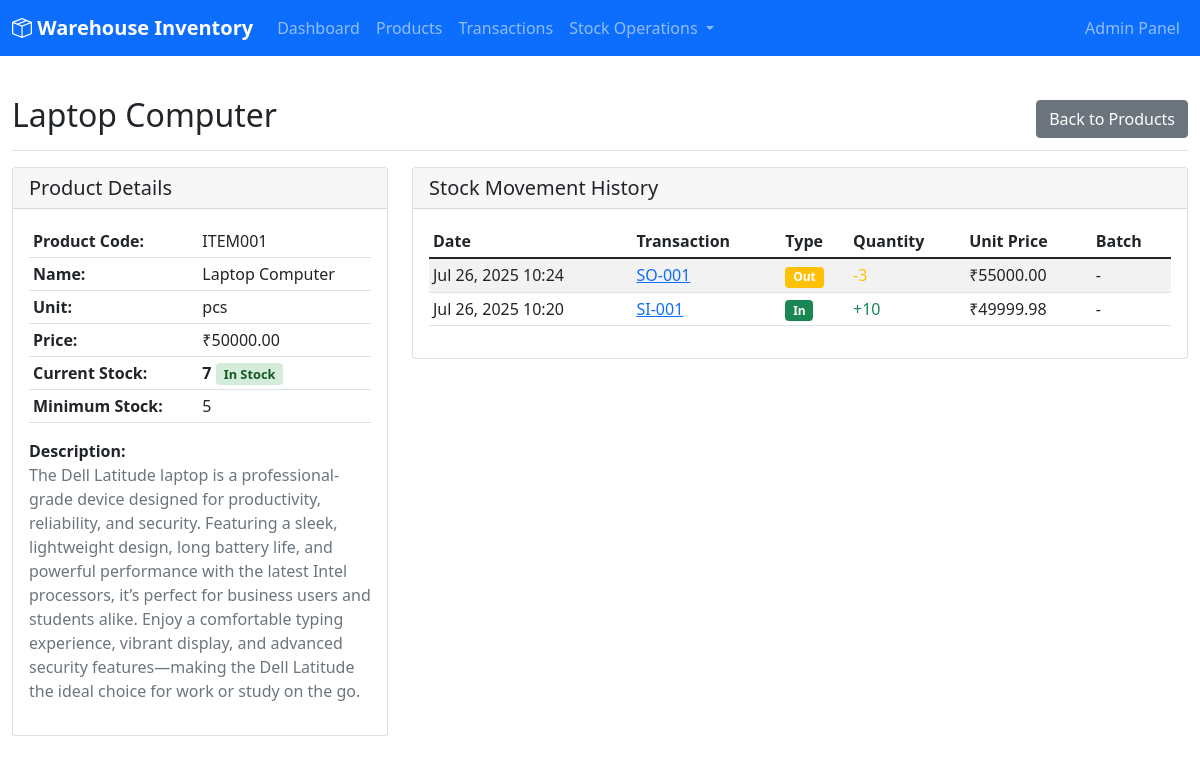
The page /products/1/ on the database its author committed.
### inventory/models.py (models this page shows, shortened)
class ProdMast(models.Model):
    product_code = models.CharField(max_length=50, unique=True, help_text="Unique product code")
    product_name = models.CharField(max_length=200, help_text="Product name")
    description = models.TextField(blank=True, help_text="Product description")
    unit = models.CharField(max_length=20, help_text="Unit of measurement (kg, pcs, etc.)")
    price = models.DecimalField(
        max_digits=10,
        decimal_places=2,
        validators=[MinValueValidator(Decimal('0.01'))],
        help_text="Unit price"
    )
    minimum_stock = models.PositiveIntegerField(default=0, help_text="Minimum stock level")
    created_at = models.DateTimeField(auto_now_add=True)
    updated_at = models.DateTimeField(auto_now=True)
    is_active = models.BooleanField(default=True)
    class Meta:
        db_table = 'prodmast'
        verbose_name = 'Product Master'
        verbose_name_plural = 'Product Masters'
    @property
    def current_stock(self):
        from django.db.models import Sum
        stock_in = StckDetail.objects.filter(
            product=self,
            stck_main__transaction_type='IN'
        ).aggregate(total=Sum('quantity'))['total'] or 0
        stock_out = StckDetail.objects.filter(
            product=self,
            stck_main__transaction_type='OUT'
        ).aggregate(total=Sum('quantity'))['total'] or 0
        return stock_in - stock_out

class StckDetail(models.Model):
    stck_main = models.ForeignKey(
        StckMain,
        on_delete=models.CASCADE,
        related_name='details',
        help_text="Reference to main transaction"
    )
    product = models.ForeignKey(
        ProdMast,
        on_delete=models.CASCADE,
        related_name='stock_movements',
        help_text="Product involved in transaction"
    )
    quantity = models.PositiveIntegerField(
        validators=[MinValueValidator(1)],
        help_text="Quantity moved"
    )
    unit_price = models.DecimalField(
        max_digits=10,
        decimal_places=2,
        validators=[MinValueValidator(Decimal('0.01'))],
        help_text="Unit price at time of transaction"
    )
    batch_number = models.CharField(max_length=50, blank=True, help_text="Batch/Lot number")
    expiry_date = models.DateField(null=True, blank=True, help_text="Expiry date if applicable")
    remarks = models.TextField(blank=True, help_text="Item-specific remarks")
    created_at = models.DateTimeField(auto_now_add=True)
    class Meta:
        db_table = 'stckdetail'
        verbose_name = 'Stock Detail'
        verbose_name_plural = 'Stock Details'
        unique_together = ['stck_main', 'product']  # Prevent duplicate products in same transaction

class StckMain(models.Model):
    TRANSACTION_TYPES = [
        ('IN', 'Stock In'),
        ('OUT', 'Stock Out'),
        ('ADJ', 'Adjustment'),
    ]
    transaction_id = models.CharField(max_length=50, unique=True, help_text="Unique transaction ID")
    transaction_date = models.DateTimeField(help_text="Transaction date and time")
    transaction_type = models.CharField(
        max_length=3,
        choices=TRANSACTION_TYPES,
        help_text="Type of transaction"
    )
    reference_number = models.CharField(max_length=100, blank=True, help_text="Reference number (PO, Invoice, etc.)")
    remarks = models.TextField(blank=True, help_text="Additional remarks")
    created_by = models.CharField(max_length=100, help_text="User who created the transaction")
    created_at = models.DateTimeField(auto_now_add=True)
    updated_at = models.DateTimeField(auto_now=True)
    class Meta:
        db_table = 'stckmain'
        verbose_name = 'Stock Transaction'
        verbose_name_plural = 'Stock Transactions'
        ordering = ['-transaction_date']

### inventory/views.py (the view)
# urls.py: path('products/<int:product_id>/', views.product_detail, name='product_detail'),
def product_detail(request, product_id):
    product = get_object_or_404(ProdMast, id=product_id)
    movements = StckDetail.objects.filter(product=product).select_related('stck_main').order_by('-created_at')
    context = {
        'product': product,
        'movements': movements,
        'current_stock': product.current_stock
    }
    return render(request, 'inventory/product_detail.html', context)

### inventory/templates/inventory/product_detail.html
{% extends 'inventory/base.html' %}
{% block content %}
<div class="d-flex justify-content-between flex-wrap flex-md-nowrap align-items-center pt-3 pb-2 mb-3 border-bottom">
    <h1 class="h2">{{ product.product_name }}</h1>
    <div class="btn-toolbar mb-2 mb-md-0">
        <a href="{% url 'inventory:product_list' %}" class="btn btn-secondary">Back to Products</a>
    </div>
</div>
<div class="row">
    <div class="col-md-4">
        <div class="card">
            <div class="card-header">
                <h5 class="card-title mb-0">Product Details</h5>
            </div>
            <div class="card-body">
                <table class="table table-sm">
                    <tr>
                        <td><strong>Product Code:</strong></td>
                        <td>{{ product.product_code }}</td>
                    </tr>
                    <tr>
                        <td><strong>Name:</strong></td>
                        <td>{{ product.product_name }}</td>
                    </tr>
                    <tr>
                        <td><strong>Unit:</strong></td>
                        <td>{{ product.unit }}</td>
                    </tr>
                    <tr>
                        <td><strong>Price:</strong></td>
                        <td>₹{{ product.price }}</td>
                    </tr>
                    <tr>
                        <td><strong>Current Stock:</strong></td>
                        <td>
                            <strong>{{ current_stock }}</strong>
                            {% if current_stock <= 0 %}
                                <span class="stock-status stock-out">Out of Stock</span>
                            {% elif current_stock <= product.minimum_stock %}
                                <span class="stock-status stock-low">Low Stock</span>
                            {% else %}
                                <span class="stock-status stock-in">In Stock</span>
                            {% endif %}
                        </td>
                    </tr>
                    <tr>
                        <td><strong>Minimum Stock:</strong></td>
                        <td>{{ product.minimum_stock }}</td>
                    </tr>
                </table>
                {% if product.description %}
                <div class="mt-3">
                    <strong>Description:</strong>
                    <p class="text-muted">{{ product.description }}</p>
                </div>
                {% endif %}
            </div>
        </div>
    </div>
    <div class="col-md-8">
        <div class="card">
            <div class="card-header">
                <h5 class="card-title mb-0">Stock Movement History</h5>
            </div>
            <div class="card-body">
                {% if movements %}
                <div class="table-responsive">
                    <table class="table table-striped table-sm">
                        <thead>
                            <tr>
                                <th>Date</th>
                                <th>Transaction</th>
                                <th>Type</th>
                                <th>Quantity</th>
                                <th>Unit Price</th>
                                <th>Batch</th>
                            </tr>
                        </thead>
                        <tbody>
                            {% for movement in movements %}
                            <tr>
                                <td>{{ movement.created_at|date:"M d, Y H:i" }}</td>
                                <td>
                                    <a href="/admin/inventory/stckmain/{{ movement.stck_main.id }}/change/">
                                        {{ movement.stck_main.transaction_id }}
                                    </a>
                                </td>
                                <td>
                                    {% if movement.stck_main.transaction_type == 'IN' %}
                                        <span class="badge bg-success">In</span>
                                    {% elif movement.stck_main.transaction_type == 'OUT' %}
                                        <span class="badge bg-warning">Out</span>
                                    {% else %}
                                        <span class="badge bg-info">{{ movement.stck_main.get_transaction_type_display }}</span>
                                    {% endif %}
                                </td>
                                <td>
                                    {% if movement.stck_main.transaction_type == 'IN' %}
                                        <span class="text-success">+{{ movement.quantity }}</span>
                                    {% else %}
                                        <span class="text-warning">-{{ movement.quantity }}</span>
                                    {% endif %}
                                </td>
                                <td>₹{{ movement.unit_price }}</td>
                                <td>{{ movement.batch_number|default:"-" }}</td>
                            </tr>
                            {% endfor %}
                        </tbody>
                    </table>
                </div>
                {% else %}
                <div class="text-center text-muted py-4">
                    <i class="bi bi-journal-x" style="font-size: 3rem;"></i>
                    <p class="mt-2">No stock movements recorded yet</p>
                </div>
                {% endif %}
            </div>
        </div>
    </div>
</div>
{% endblock %}

### inventory/templates/inventory/base.html (shortened to what this page needs)
<!DOCTYPE html>
<html lang="en">
<head>
    <link href="https://cdn.jsdelivr.net/npm/bootstrap@5.1.3/dist/css/bootstrap.min.css" rel="stylesheet">
    <link href="https://cdn.jsdelivr.net/npm/bootstrap-icons@1.7.2/font/bootstrap-icons.css" rel="stylesheet">
</head>
<body>
    <nav class="navbar navbar-expand-lg navbar-dark bg-primary">
        <div class="container-fluid">
            <a class="navbar-brand" href="{% url 'inventory:dashboard' %}">
                <i class="bi bi-box-seam"></i> Warehouse Inventory
            </a>
            <div class="collapse navbar-collapse" id="navbarNav">
                <ul class="navbar-nav me-auto">
                    <li class="nav-item">
                        <a class="nav-link" href="{% url 'inventory:dashboard' %}">Dashboard</a>
                    </li>
                    <li class="nav-item">
                        <a class="nav-link" href="{% url 'inventory:product_list' %}">Products</a>
                    </li>
                    <li class="nav-item">
                        <a class="nav-link" href="{% url 'inventory:transaction_list' %}">Transactions</a>
                    </li>
                    <li class="nav-item dropdown">
                        <a class="nav-link dropdown-toggle" href="#" id="stockDropdown" role="button" data-bs-toggle="dropdown">
                            Stock Operations
                        </a>
                    </li>
                </ul>
                <ul class="navbar-nav">
                    <li class="nav-item">
                        <a class="nav-link" href="/admin/">Admin Panel</a>
                    </li>
                </ul>
            </div>
        </div>
    </nav>
    <div class="container-fluid">
        <div class="row">
            <main class="col-12">
                <div class="py-4">
                    {% block content %}
                    {% endblock %}
                </div>
            </main>
        </div>
    </div>
</body>
</html>

### inventory/templates/inventory/base.html (style rules this page uses)
.navbar-brand { font-weight: bold; }
.stock-status { font-weight: bold; padding: 2px 8px; border-radius: 4px; font-size: 0.8em; }
.stock-in { background-color: #d4edda; color: #155724; }

### rows shown on the page
ProdMast: product_name "Laptop Computer", product_code "ITEM001", unit "pcs", price "50000.00", minimum_stock "5", description "The Dell Latitude laptop is a professional-grade device designed for productivity, reliability, and security. Featuring a sleek, lightweight design, long battery life, and powerful performance with the latest Intel processors, it’s perfect for business users and students alike. Enjoy a comfortable typing experience, vibrant display, and advanced security features—making the Dell Latitude the ideal choice for work or study on the go."
StckDetail: created_at "Jul 26, 2025 10:24", stck_main.transaction_id "SO-001", shows "Out", quantity "3", unit_price "55000.00", batch_number "-"
StckDetail: created_at "Jul 26, 2025 10:20", stck_main.transaction_id "SI-001", shows "In", quantity "10", unit_price "49999.98", batch_number "-"

### other values the page prints
{{ current_stock }} "7"
